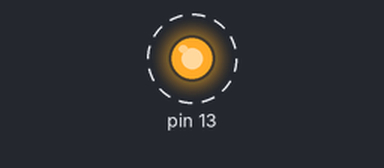
This sketch was run on a simulated Arduino Uno, built with avr-gcc and run on an emulated ATmega328P. Parts: output pins drawn as LEDs (lit = HIGH). Dashed ring = blinking. What the sketch prints to the serial monitor is not drawn.

Above: at 0.05 s.
Timing chart, 0 to 3.0 s (numbered marks = the images above):
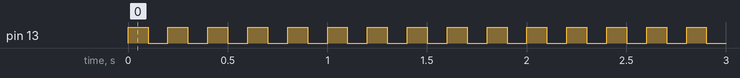

Measured:
- by itself, pin 13: alternates HIGH for 0.10 s and LOW for 0.10 s

The sketch:

archetype.ino
```cpp
// Rename this file with the project folder name

#include "./src/Application.h"

Application application;

void setup() {
    application.init();
}

void loop() {
    application.loop();
}
```

Application.cpp
```cpp
//
// Created by redeg on 17/04/2025.
//

#include <Arduino.h>
#include "Application.h"
extern HardwareSerial Serial;

void Application::init() {
    Serial.begin(19200);
    while (!Serial);
    Serial.println("Seriale pronta!");

    pinMode(13, OUTPUT);
}

void Application::loop() {
    Serial.println("High!");
    digitalWrite(13, HIGH);
    delay(100);
    Serial.println("Low!");
    digitalWrite(13, LOW);
    delay(100);
}
```

Application.h
```cpp
//
// Created by redeg on 17/04/2025.
//

#ifndef ARCHETYPE_APPLICATION_H
#define ARCHETYPE_APPLICATION_H


class Application {
public:
    void init();
    void loop();
};


#endif //ARCHETYPE_APPLICATION_H
```
